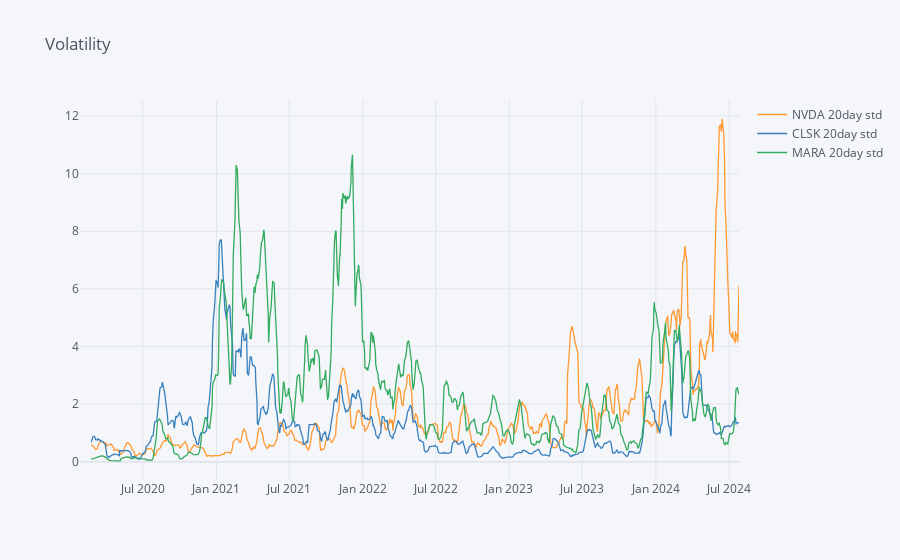

This figure's notebook cell:
### Code cell
stocks['NVDA','Rolling STD']=NVDA['Close'].rolling(window).std()
stocks['CLSK','Rolling STD']=CLSK['Close'].rolling(window).std()
stocks['MARA','Rolling STD']=MARA['Close'].rolling(window).std()

pd.concat([stocks['NVDA','Rolling STD'],
           stocks['CLSK','Rolling STD'],
           stocks['MARA','Rolling STD']],axis=1,
          keys=(f'NVDA {window}day std',f'CLSK {window}day std',f'MARA {window}day std')).iplot(title='Volatility')

### Figure 1 — Plotly figure (JSON) as saved in the notebook; plotly's stock layout.template omitted (floating-point values rounded to 4 significant figures; data arrays with more than 128 entries replaced by an {"elided": "..."} marker saying what was removed)
{"data": [{"line": {"color": "rgba(255, 153, 51, 1.0)", "dash": "solid", "shape": "linear", "width": 1.3}, "mode": "lines", "name": "NVDA 20day std", "text": "", "type": "scatter", "x": {"elided": "1133 str values"}, "y": {"elided": "1133 mixed values"}}, {"line": {"color": "rgba(55, 128, 191, 1.0)", "dash": "solid", "shape": "linear", "width": 1.3}, "mode": "lines", "name": "CLSK 20day std", "text": "", "type": "scatter", "x": {"elided": "1133 str values"}, "y": {"elided": "1133 mixed values"}}, {"line": {"color": "rgba(50, 171, 96, 1.0)", "dash": "solid", "shape": "linear", "width": 1.3}, "mode": "lines", "name": "MARA 20day std", "text": "", "type": "scatter", "x": {"elided": "1133 str values"}, "y": {"elided": "1133 mixed values"}}], "layout": {"legend": {"bgcolor": "#F5F6F9", "font": {"color": "#4D5663"}}, "paper_bgcolor": "#F5F6F9", "plot_bgcolor": "#F5F6F9", "title": {"font": {"color": "#4D5663"}, "text": "Volatility"}, "xaxis": {"gridcolor": "#E1E5ED", "showgrid": true, "tickfont": {"color": "#4D5663"}, "title": {"font": {"color": "#4D5663"}, "text": ""}, "zerolinecolor": "#E1E5ED"}, "yaxis": {"gridcolor": "#E1E5ED", "showgrid": true, "tickfont": {"color": "#4D5663"}, "title": {"font": {"color": "#4D5663"}, "text": ""}, "zerolinecolor": "#E1E5ED"}}}
